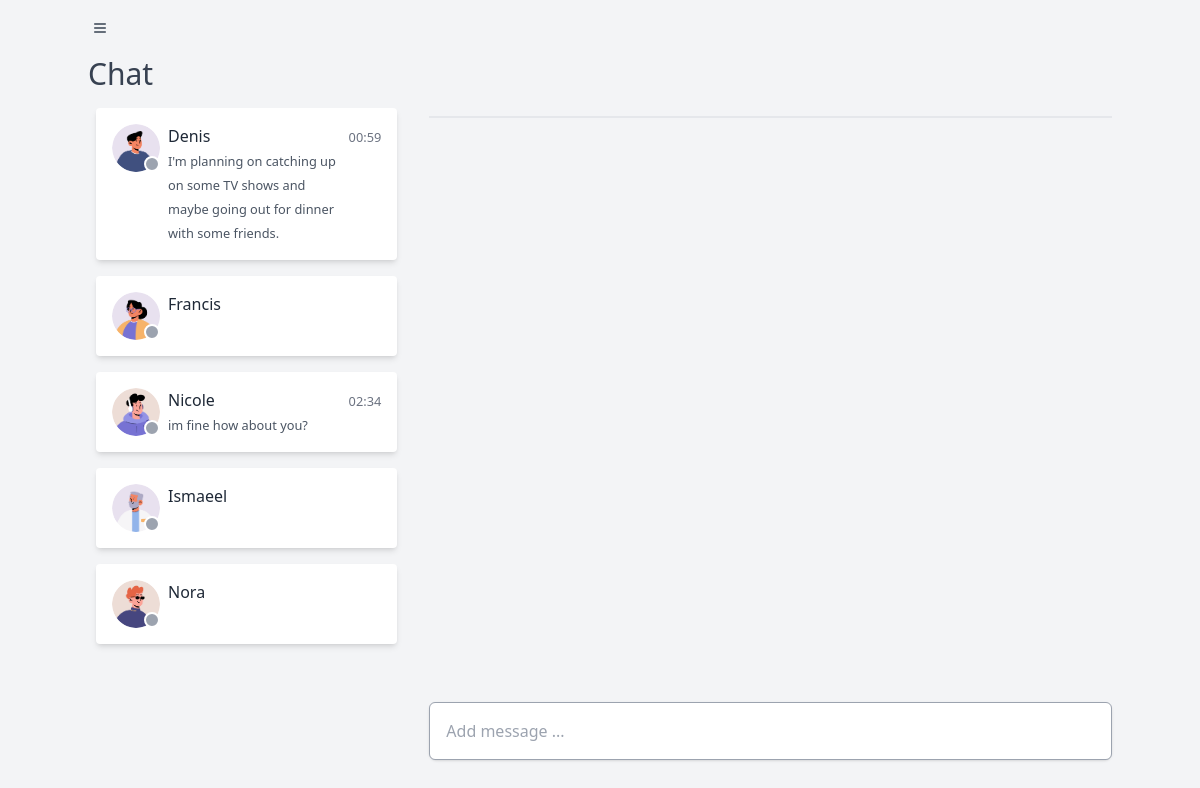
The app's page / (signed in) with its own data.
### chat/models.py (models this page shows, shortened)
class Profile(models.Model):
    user = models.OneToOneField(User, on_delete=models.CASCADE)
    avatar = models.ImageField(upload_to='avatars/', null=True, blank=True)

class Chat(models.Model):
    chat_id = models.CharField(max_length=36, unique=True, default=uuid4)
    chat_name = models.CharField(max_length=128, null=True, blank=True)
    members = models.ManyToManyField(User, related_name="chat_groups", blank=True)
    is_private = models.BooleanField(default=False)

class Message(models.Model):
    chat = models.ForeignKey(
        Chat, related_name="chat_messages", on_delete=models.CASCADE
    )
    sender = models.ForeignKey(User, on_delete=models.CASCADE)
    content = models.TextField()
    timestamp = models.DateTimeField(auto_now_add=True)
    class Meta:
        ordering = ["-timestamp"]

### chat/views.py (the view)
# urls.py: path("", views.home, name="home"),
@login_required
def home(request):
    chats = User.objects.get(pk=request.user.pk).chat_groups.all()
    return render(
        request, "chat/index.html", {"chats": chats, "csrftoken": get_token(request)}
    )

### chat/templates/chat/index.html (shortened to what this page needs)
<!DOCTYPE html>
<html lang="en">
    <head>
        <script src="https://cdn.tailwindcss.com"></script>
    </head>
    <body>
        <div class="w-full h-screen">
            <div class="flex-1 bg-gray-100 w-full h-full">
                <div class="main-body container m-auto w-11/12 h-full flex flex-col">
                    <div class="py-4 flex-2 flex flex-row">
                        <div class="flex-1">
                            <span class="xl:hidden inline-block text-gray-700 hover:text-gray-900 align-bottom">
                                <span class="block h-6 w-6 p-1 rounded-full hover:bg-gray-400">
                                    <svg class="w-4 h-4"
                                         fill="none"
                                         stroke-linecap="round"
                                         stroke-linejoin="round"
                                         stroke-width="2"
                                         stroke="currentColor"
                                         viewBox="0 0 24 24">
                                        <path d="M4 6h16M4 12h16M4 18h16"></path>
                                    </svg>
                                </span>
                            </span>
                        </div>
                    </div>
                    <div class="main flex-1 flex flex-col">
                        <div class="hidden lg:block heading flex-2">
                            <h1 class="text-3xl text-gray-700 mb-4">Chat</h1>
                        </div>
                        <div class="flex-1 flex h-full">
                            {% include "chat/sidebar.html" %}
                            <div id="chat-area" class="flex-1 flex flex-col">
                                <div class="flex-3">
                                    <h2 id="chat-name" class="text-xl py-1 mb-8 border-b-2 border-gray-200"></h2>
                                </div>
                                <div id="chat-messages" class="flex-1 overflow-auto"></div>
                                <div class="flex-2 pt-4 pb-10">
                                    <div class="write bg-white shadow flex rounded-lg">
                                        <form id="chat_message_form" class="w-full">
                                            <input type="text"
                                                   name="content"
                                                   placeholder="Add message ..."
                                                   class="w-full block outline-none py-4 px-4 bg-transparent rounded-md border border-gray-400 focus:outline-none"
                                                   maxlength="300"
                                                   autofocus=""
                                                   id="id_content" />
                                        </form>
                                    </div>
                                </div>
                            </div>
                        </div>
                    </div>
                </div>
            </div>
        </div>
    </body>
</html>

### chat/templates/chat/sidebar.html (shortened to what this page needs)
<div class="sidebar hidden lg:block w-1/3 pr-6">
    <div class="flex-1 h-full overflow-auto px-2">
        {% for chat in chats %}
            {% for member in chat.members.all %}
                {% if not member == user %}
                    <div class="entry max-w-96 cursor-pointer transform hover:scale-105 duration-300 transition-transform bg-white mb-4 rounded p-4 flex shadow-md chat-room"
                         data-chat-id="{{ chat.chat_id }}"
                         data-chat-name="{{ member.first_name }}">
                        <div class="flex-2">
                            <div class="w-12 h-12 relative">
                                <img class="w-12 h-12 rounded-full mx-auto"
                                     src="{{ member.profile.avatar.url }}"
                                     alt="chat-user" />
                                <span class="absolute w-4 h-4 bg-gray-400 rounded-full right-0 bottom-0 border-2 border-white"></span>
                            </div>
                        </div>
                        <div class="flex-1 px-2">
                            <div class="truncate w-32">
                                <span class="text-gray-800">{{ member.first_name }}</span>
                            </div>
                            <div>
                                <small class="text-gray-600">{{ chat.chat_messages.first.content }}</small>
                            </div>
                        </div>
                        <div class="flex-2 text-right">
                            <div>
                                <small class="text-gray-500">{{ chat.chat_messages.first.timestamp|date:"H:i" }}</small>
                            </div>
                        </div>
                    </div>
                {% endif %}
            {% endfor %}
        {% endfor %}
    </div>
</div>

### records on screen
Chat: chat_messages.first.content "I'm planning on catching up on some TV shows and maybe going out for dinner with some friends.", chat_messages.first.timestamp "00:59"
Chat: chat_messages.first.content "im fine how about you?", chat_messages.first.timestamp "02:34"

### other values on screen
{{ member.first_name }} "Denis"
{{ member.first_name }} "Francis"
{{ member.first_name }} "Nicole"
{{ member.first_name }} "Ismaeel"
{{ member.first_name }} "Nora"
